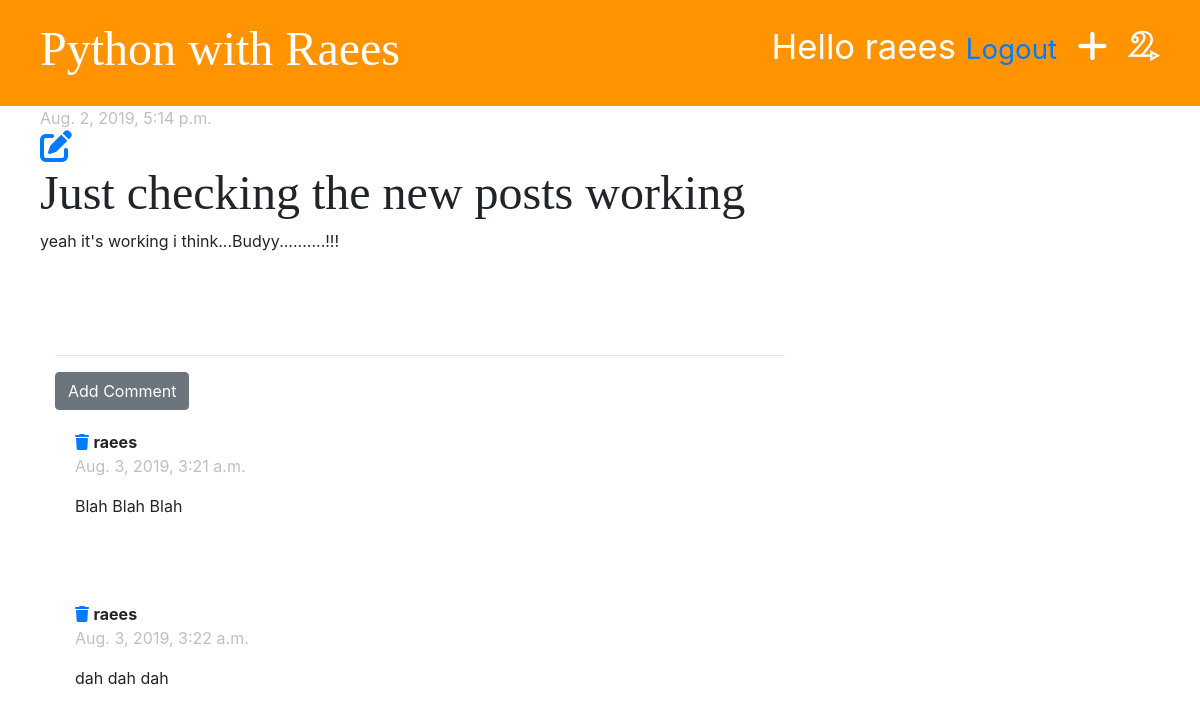
/post/9/ (signed in), run on the app's committed database.
### blog/models.py (models this page shows, shortened)
class Post(models.Model):
    author         = models.ForeignKey('auth.User', on_delete=models.CASCADE)
    title          = models.CharField(max_length=200)
    body           = models.TextField()
    created_date   = models.DateTimeField(default=timezone.now)
    published_date = models.DateTimeField(blank=True, null=True)

class Comment(models.Model):
    post         = models.ForeignKey('blog.Post', on_delete=models.CASCADE, related_name='comments')
    author       = models.CharField(max_length=200)
    text         = models.TextField()
    created_date = models.DateTimeField(default=timezone.now)

### blog/views.py (the view)
# urls.py: path('post/<int:pk>/', views.post_detail, name='post_detail'),
def post_detail(request, pk):
    post = get_object_or_404(Post, pk=pk)
    stuff_for_frontend = {'post': post}
    return render(request, 'blog/post_detail.html', stuff_for_frontend)

### blog/templates/blog/post_detail.html (shortened to what this page needs)
{% extends 'blog/base.html' %}
{% block content %}
    <div class="row">
        <div class="post">
            {% if post.published_date %}
                <div class="date">
                    {{ post.published_date }}
                </div>
            {% else %}
                <a href="{% url 'post_publish' pk=post.pk %}"><i class="fas fa-upload fa-2x"></i></a>
            {% endif %}
        {% if user.is_authenticated %}
            <a href="{% url 'post_edit' pk=post.pk %}"> <i class="fas fa-edit fa-2x"></i> </a>
        {% endif %}
            <h2>{{ post.title }}</h2>
            <p>{{ post.body|linebreaksbr }}</p>
        </div>
    </div>
    <hr>
    <a href="{% url 'add_comment_to_post' pk=post.pk %}" class="btn btn-secondary">Add Comment</a><br>
    {% for comment in post.comments.all %}
        <div class="comment">
            <a href="{% url 'comment_remove' pk=comment.pk %}"><i class="fas fa-trash"></i></a>
            <strong>{{ comment.author }}</strong>
            <div class="date">
                <p class="date">{{ comment.created_date }}</p>
            </div>
            <p>{{ comment.text }}</p>
            <br><br>
        </div>
    {% empty %}
        <p>No Comments Yet....</p>
    {% endfor %}
{% endblock %}

### blog/templates/blog/base.html (shortened to what this page needs)
<!DOCTYPE html>
<html lang="en">
<head>
    {% load staticfiles %}
    <link rel="stylesheet" href="https://stackpath.bootstrapcdn.com/bootstrap/4.3.1/css/bootstrap.min.css">
    <link rel="stylesheet" href="{% static 'css/blog.css' %}">
</head>
<body>
<div class="page-header">
    {% if user.is_authenticated %}
        <a href="{% url 'post_draft' %}" class="top-menu"><i class="fab fa-draft2digital"></i></a>
        <a href="{% url 'post_new' %}" class="top-menu"> <i class="fas fa-plus"></i> </a>
        <p class="top-menu"> Hello {{ user.username }} <small><a href="{% url 'logout' %}">Logout</a> </small> </p>
    {% else %}
        <a href="{% url 'login' %}" class="top-menu"> <i class="fas fa-sign-in-alt"></i> </a>
    {% endif %}
    <h1><a href="{% url 'post_list' %}"> Python with Raees </a> </h1>
</div>
<div class="content container">
    <div class="row">
        <div class="col-md-8">
{% block content %}
{% endblock %}
        </div>
    </div>
</div>
</body>
</html>

### blog/static/css/blog.css (style rules this page uses)
.page-header { background-color: #ff9400; margin: 0; padding: 20px 20px 20px 40px; }
.page-header h1, .page-header h1 a { color: #ffffff; font-size: 36pt; text-decoration: none; }
.content { margin-left: 40px; }
h1, h2, h3, h4 { font-family: 'Permanent Marker', cursive; font-size: 48px; }
.date { color: #82828282; }
.post { margin-bottom: 70px; }
.top-menu { color: #ffffff; float: right; font-size: 26pt; margin-right: 20px; }
.comment { margin: 20px 0px 20px 20px; }

### data on the page
Post: published_date "Aug. 2, 2019, 5:14 p.m.", title "Just checking the new posts working", body "yeah it's working i think...Budyy..........!!!"
Comment: author "raees", created_date "Aug. 3, 2019, 3:21 a.m.", text "Blah Blah Blah"
Comment: author "raees", created_date "Aug. 3, 2019, 3:22 a.m.", text "dah dah dah"

### other printed values
{{ user.username }} "raees"
